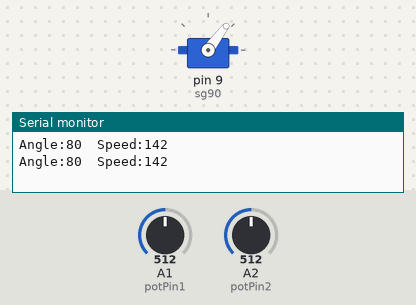
Simulated run of this sketch. Board: Arduino Uno, built with avr-gcc and run on an emulated ATmega328P. On the bench: servo, the last lines printed to the serial monitor. Inputs (shaded band) come from the test bench; at power-on: A1 (potPin1) = 512, A2 (potPin2) = 512.

Above: at 3.89 s.
4.2 s: A1 (potPin1) set to 716
At 4.8 s:
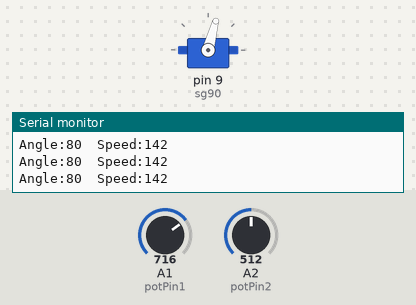
7.7 s: A1 (potPin1) set to 1023
At 9.03 s:
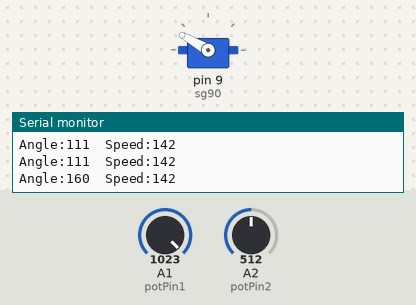
11.2 s: A2 (potPin2) set to 716
At 11.74 s:
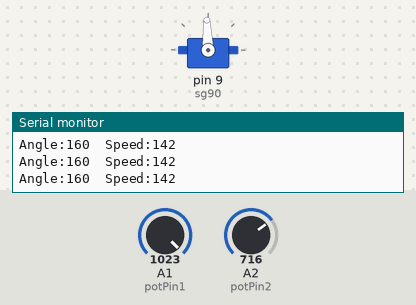
14.7 s: A1 (potPin1) set to 49
18.2 s: A1 (potPin1) set to 41
21.7 s: A2 (potPin2) set to 656
25.2 s: A2 (potPin2) set to 624
Timing chart, 0 to 29.7 s (numbered marks = the images above; inputs shaded):
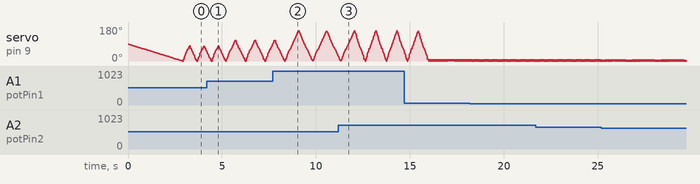

Measured:
- by itself, servo on pin 9 (sg90): moves between 0° and 6°, repeating every 1.2 s

The sketch:

ServoControl.ino
```cpp
#include <VarSpeedServo.h>

VarSpeedServo sg90;

int potPin1=A1;
int potPin2=A2;
int value1=0;
int value2=0;
int mapped1=0;
int mapped2=0;

void setup() {
 Serial.begin(9600);
 sg90.attach(9);
 sg90.write(0, 20, true);
}

void loop() {
 value1 = analogRead(potPin1);
 value2 = analogRead(potPin2);

 mapped1 = map(value1, 0, 1023, 0, 160);
 mapped2 = map(value2, 0, 1023, 30, 255);

 Serial.print("Angle:");
 Serial.print(mapped1);
 Serial.print("\t");
 Serial.print("Speed:");
 Serial.println(mapped2);


 sg90.write(0, mapped2, true);
 sg90.write(mapped1, mapped2, true);
}
```

ServoControl.cpp
```cpp
#include <VarSpeedServo.h>

VarSpeedServo sg90;

int potPin1=A1;
int potPin2=A2;
int value1=0;
int value2=0;
int mapped1=0;
int mapped2=0;

void setup() {
 Serial.begin(9600);
 sg90.attach(9);
 sg90.write(0, 20, true);
}

void loop() {
 value1 = analogRead(potPin1);
 value2 = analogRead(potPin2);

 mapped1 = map(value1, 0, 1023, 0, 160);
 mapped2 = map(value2, 0, 1023, 30, 255);

 Serial.print("Angle:");
 Serial.print(mapped1);
 Serial.print("\t");
 Serial.print("Speed:");
 Serial.println(mapped2);


 sg90.write(0, mapped2, true);
 sg90.write(mapped1, mapped2, true);
}
```
